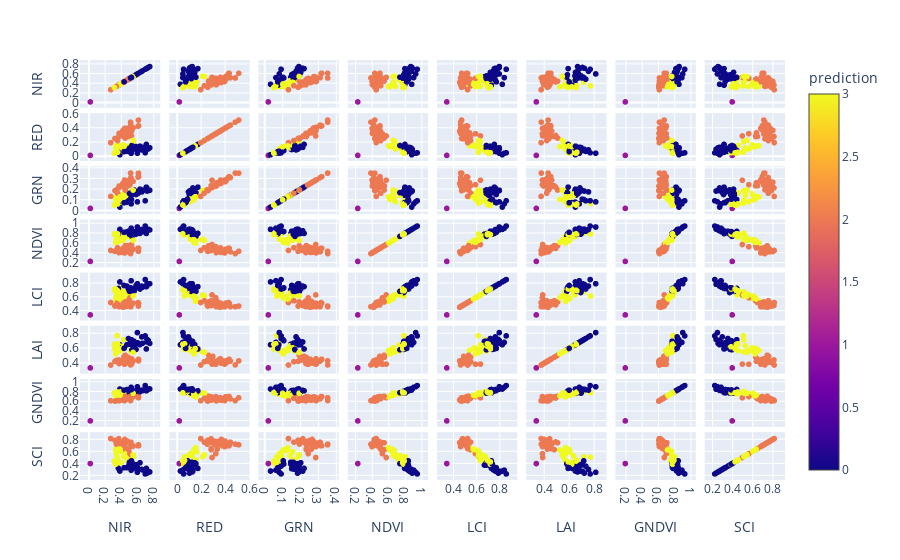

Notebook source saved alongside this figure:
### Code cell
px.scatter_matrix(data_frame=vegi1Scatter_pd
                  , dimensions=vegi1InputCols
                  , color="prediction"
                 )
